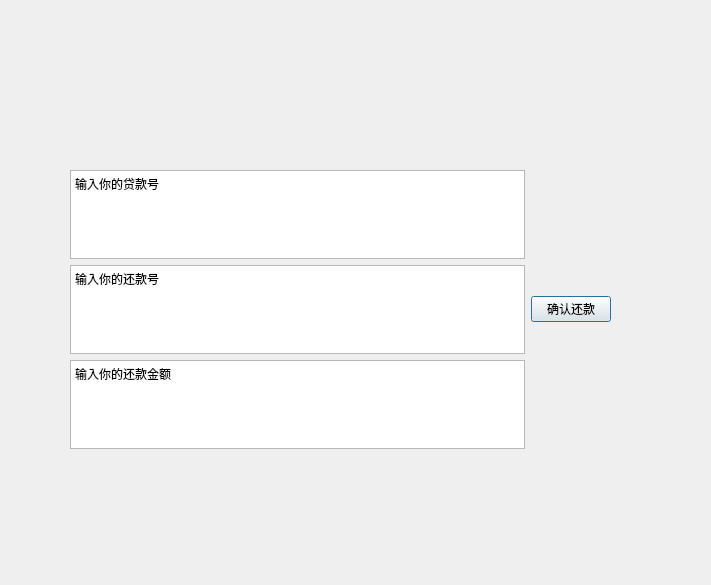
<?xml version="1.0" encoding="UTF-8"?>
<ui version="4.0">
 <class>HuanKuan_menu</class>
 <widget class="QDialog" name="HuanKuan_menu">
  <property name="geometry">
   <rect>
    <x>0</x>
    <y>0</y>
    <width>711</width>
    <height>585</height>
   </rect>
  </property>
  <property name="windowTitle">
   <string>账户还款</string>
  </property>
  <widget class="QWidget" name="horizontalLayoutWidget">
   <property name="geometry">
    <rect>
     <x>70</x>
     <y>170</y>
     <width>541</width>
     <height>279</height>
    </rect>
   </property>
   <layout class="QHBoxLayout" name="horizontalLayout">
    <item>
     <layout class="QVBoxLayout" name="verticalLayout">
      <item>
       <widget class="QPlainTextEdit" name="HuanKuan_Dai">
        <property name="plainText">
         <string>输入你的贷款号</string>
        </property>
       </widget>
      </item>
      <item>
       <widget class="QPlainTextEdit" name="HuanKuan_JinE">
        <property name="plainText">
         <string>输入你的还款号</string>
        </property>
       </widget>
      </item>
      <item>
       <widget class="QPlainTextEdit" name="HuanKuan_Hao">
        <property name="plainText">
         <string>输入你的还款金额
</string>
        </property>
       </widget>
      </item>
     </layout>
    </item>
    <item>
     <widget class="QPushButton" name="Btn_HuanKuan">
      <property name="text">
       <string>确认还款</string>
      </property>
     </widget>
    </item>
   </layout>
  </widget>
 </widget>
 <resources/>
 <connections/>
</ui>
